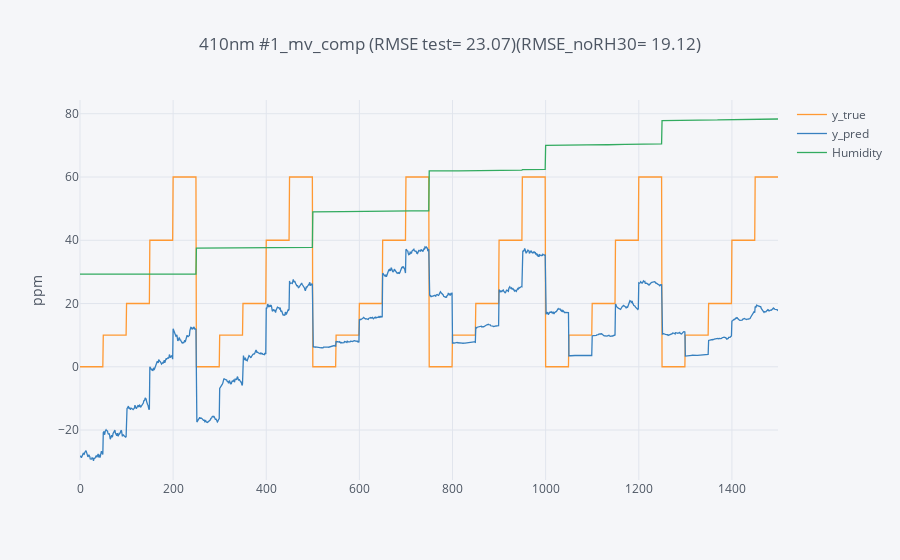
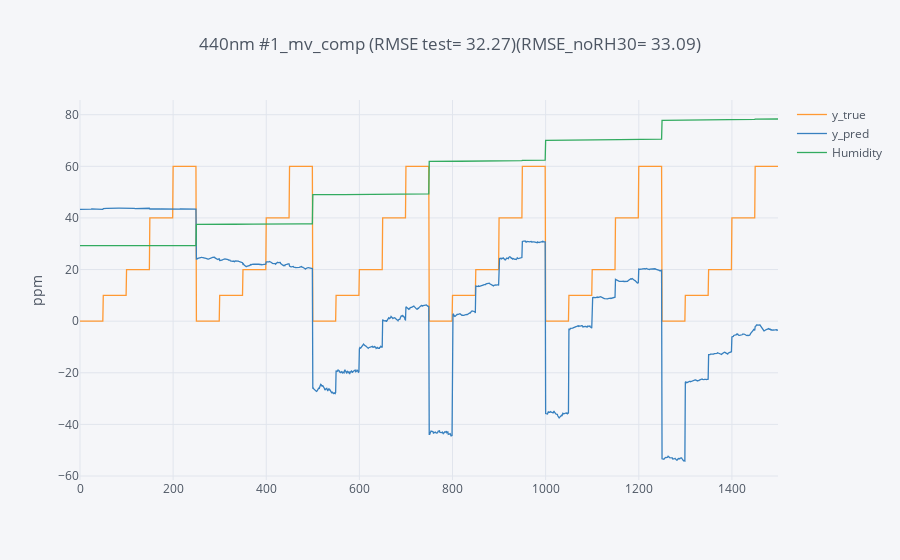
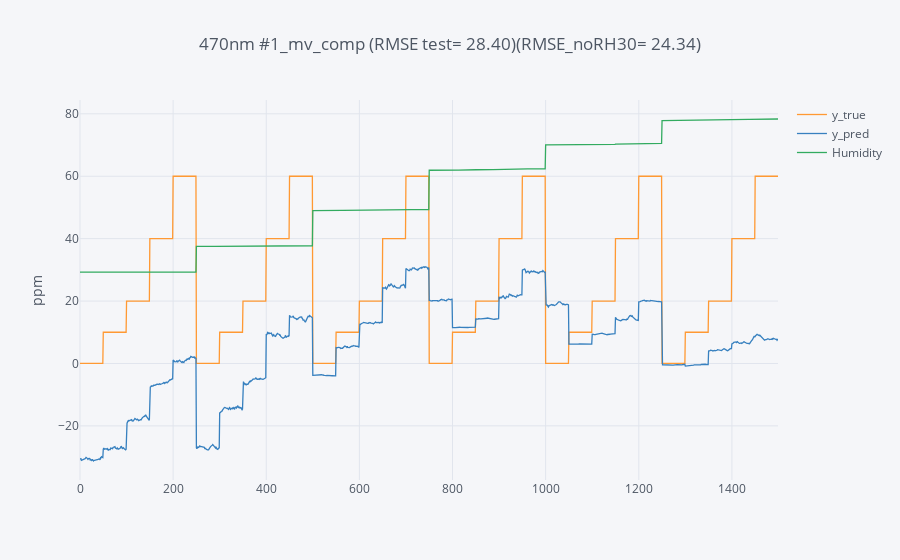
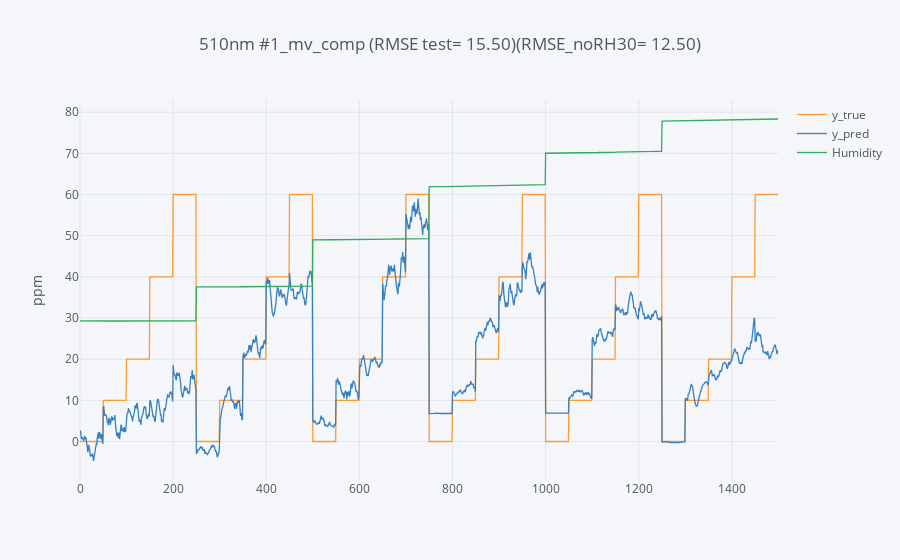

Notebook code cell kept with these figures, in order:
### Markdown cell above
### Ridge regression

### Code cell
loss_list = []
loss_each_step_list = []
for i in channels:
    ridge = modeling(channel=i,
                      x_train=x_train, 
                      y_train=y_train, 
                      x_test=x_test, 
                      y_test=y_test, 
                      model_name=Ridge(alpha=10), 
                      degree=3,
                      step=step,
                      output_modify=1,
                      asImage=True)
    pred, loss = ridge.regression()
    loss_list.append(loss)
#     ridge.loss()
    loss_each_step = ridge.loss_each_step()
    loss_each_step_list.append(loss_each_step)
    ridge.loss_noRH30()
    ridge.plot()
#     ridge.coef()

# plot each channel RMSE in different RH 
df_loss_each_step = pd.DataFrame(index=channels, columns=humidity_step, data=loss_each_step_list)
df_loss_each_step.iplot(kind='bar', yTitle='RMSE', title='RMSE in different RH', barmode='stack')
df_loss_each_step.to_csv('RMSE_in_different_RH.csv')

# plot each channel average RMSE 
df_loss = pd.DataFrame(index=channels, data=loss_list, columns=['RMSE test'])
df_loss.iplot(kind='bar', yTitle='RMSE', title='RMSE test')
df_loss.to_csv('RMSE_test_average.csv')

### Figure 1 — Plotly figure (JSON) as saved in the notebook; plotly's stock layout.template omitted (floating-point values rounded to 4 significant figures; data arrays with more than 128 entries replaced by an {"elided": "..."} marker saying what was removed)
{"data": [{"line": {"color": "rgba(255, 153, 51, 1.0)", "dash": "solid", "shape": "linear", "width": 1.3}, "mode": "lines", "name": "y_true", "text": "", "type": "scatter", "uid": "ef839fc1-7ac7-47e5-acf8-e520b3cc998b", "x": {"elided": "1500 int values"}, "y": {"elided": "1500 int values"}}, {"line": {"color": "rgba(55, 128, 191, 1.0)", "dash": "solid", "shape": "linear", "width": 1.3}, "mode": "lines", "name": "y_pred", "text": "", "type": "scatter", "uid": "a6623808-fd7e-441a-90c0-d0f0154dfc40", "x": {"elided": "1500 int values"}, "y": {"elided": "1500 float values"}}, {"line": {"color": "rgba(50, 171, 96, 1.0)", "dash": "solid", "shape": "linear", "width": 1.3}, "mode": "lines", "name": "Humidity", "text": "", "type": "scatter", "uid": "8f0c54d6-8cb9-4d34-9b0f-b1a3863fa416", "x": {"elided": "1500 int values"}, "y": {"elided": "1500 float values"}}], "layout": {"legend": {"bgcolor": "#F5F6F9", "font": {"color": "#4D5663"}}, "paper_bgcolor": "#F5F6F9", "plot_bgcolor": "#F5F6F9", "title": {"font": {"color": "#4D5663"}, "text": "410nm #1_mv_comp (RMSE test= 23.07)(RMSE_noRH30= 19.12)"}, "xaxis": {"gridcolor": "#E1E5ED", "showgrid": true, "tickfont": {"color": "#4D5663"}, "title": {"font": {"color": "#4D5663"}, "text": ""}, "zerolinecolor": "#E1E5ED"}, "yaxis": {"gridcolor": "#E1E5ED", "showgrid": true, "tickfont": {"color": "#4D5663"}, "title": {"font": {"color": "#4D5663"}, "text": "ppm"}, "zerolinecolor": "#E1E5ED"}}}

### Figure 2 — Plotly figure (JSON) as saved in the notebook; plotly's stock layout.template omitted (floating-point values rounded to 4 significant figures; data arrays with more than 128 entries replaced by an {"elided": "..."} marker saying what was removed)
{"data": [{"line": {"color": "rgba(255, 153, 51, 1.0)", "dash": "solid", "shape": "linear", "width": 1.3}, "mode": "lines", "name": "y_true", "text": "", "type": "scatter", "uid": "c85c5d15-cbc0-4bb3-93f4-9450475d8ea9", "x": {"elided": "1500 int values"}, "y": {"elided": "1500 int values"}}, {"line": {"color": "rgba(55, 128, 191, 1.0)", "dash": "solid", "shape": "linear", "width": 1.3}, "mode": "lines", "name": "y_pred", "text": "", "type": "scatter", "uid": "379cb192-fb42-437f-9fbe-94009add6086", "x": {"elided": "1500 int values"}, "y": {"elided": "1500 float values"}}, {"line": {"color": "rgba(50, 171, 96, 1.0)", "dash": "solid", "shape": "linear", "width": 1.3}, "mode": "lines", "name": "Humidity", "text": "", "type": "scatter", "uid": "98b1ed5a-15e3-4f57-9d56-c9e06d1e741f", "x": {"elided": "1500 int values"}, "y": {"elided": "1500 float values"}}], "layout": {"legend": {"bgcolor": "#F5F6F9", "font": {"color": "#4D5663"}}, "paper_bgcolor": "#F5F6F9", "plot_bgcolor": "#F5F6F9", "title": {"font": {"color": "#4D5663"}, "text": "440nm #1_mv_comp (RMSE test= 32.27)(RMSE_noRH30= 33.09)"}, "xaxis": {"gridcolor": "#E1E5ED", "showgrid": true, "tickfont": {"color": "#4D5663"}, "title": {"font": {"color": "#4D5663"}, "text": ""}, "zerolinecolor": "#E1E5ED"}, "yaxis": {"gridcolor": "#E1E5ED", "showgrid": true, "tickfont": {"color": "#4D5663"}, "title": {"font": {"color": "#4D5663"}, "text": "ppm"}, "zerolinecolor": "#E1E5ED"}}}

### Figure 3 — Plotly figure (JSON) as saved in the notebook; plotly's stock layout.template omitted (floating-point values rounded to 4 significant figures; data arrays with more than 128 entries replaced by an {"elided": "..."} marker saying what was removed)
{"data": [{"line": {"color": "rgba(255, 153, 51, 1.0)", "dash": "solid", "shape": "linear", "width": 1.3}, "mode": "lines", "name": "y_true", "text": "", "type": "scatter", "uid": "87700869-03f0-489a-9b64-9aff627fe541", "x": {"elided": "1500 int values"}, "y": {"elided": "1500 int values"}}, {"line": {"color": "rgba(55, 128, 191, 1.0)", "dash": "solid", "shape": "linear", "width": 1.3}, "mode": "lines", "name": "y_pred", "text": "", "type": "scatter", "uid": "e9163c82-6234-44a6-966d-a9621ce41ab0", "x": {"elided": "1500 int values"}, "y": {"elided": "1500 float values"}}, {"line": {"color": "rgba(50, 171, 96, 1.0)", "dash": "solid", "shape": "linear", "width": 1.3}, "mode": "lines", "name": "Humidity", "text": "", "type": "scatter", "uid": "b501532d-86f2-430b-bfcd-e094c8544593", "x": {"elided": "1500 int values"}, "y": {"elided": "1500 float values"}}], "layout": {"legend": {"bgcolor": "#F5F6F9", "font": {"color": "#4D5663"}}, "paper_bgcolor": "#F5F6F9", "plot_bgcolor": "#F5F6F9", "title": {"font": {"color": "#4D5663"}, "text": "470nm #1_mv_comp (RMSE test= 28.40)(RMSE_noRH30= 24.34)"}, "xaxis": {"gridcolor": "#E1E5ED", "showgrid": true, "tickfont": {"color": "#4D5663"}, "title": {"font": {"color": "#4D5663"}, "text": ""}, "zerolinecolor": "#E1E5ED"}, "yaxis": {"gridcolor": "#E1E5ED", "showgrid": true, "tickfont": {"color": "#4D5663"}, "title": {"font": {"color": "#4D5663"}, "text": "ppm"}, "zerolinecolor": "#E1E5ED"}}}

### Figure 4 — Plotly figure (JSON) as saved in the notebook; plotly's stock layout.template omitted (floating-point values rounded to 4 significant figures; data arrays with more than 128 entries replaced by an {"elided": "..."} marker saying what was removed)
{"data": [{"line": {"color": "rgba(255, 153, 51, 1.0)", "dash": "solid", "shape": "linear", "width": 1.3}, "mode": "lines", "name": "y_true", "text": "", "type": "scatter", "uid": "4e976042-cf4f-4805-baed-1e435b9ef43f", "x": {"elided": "1500 int values"}, "y": {"elided": "1500 int values"}}, {"line": {"color": "rgba(55, 128, 191, 1.0)", "dash": "solid", "shape": "linear", "width": 1.3}, "mode": "lines", "name": "y_pred", "text": "", "type": "scatter", "uid": "cb42ee99-b70b-44c7-9521-60ccbc44a6d1", "x": {"elided": "1500 int values"}, "y": {"elided": "1500 float values"}}, {"line": {"color": "rgba(50, 171, 96, 1.0)", "dash": "solid", "shape": "linear", "width": 1.3}, "mode": "lines", "name": "Humidity", "text": "", "type": "scatter", "uid": "84cf848a-d446-45fb-abb4-c60d401c2da3", "x": {"elided": "1500 int values"}, "y": {"elided": "1500 float values"}}], "layout": {"legend": {"bgcolor": "#F5F6F9", "font": {"color": "#4D5663"}}, "paper_bgcolor": "#F5F6F9", "plot_bgcolor": "#F5F6F9", "title": {"font": {"color": "#4D5663"}, "text": "510nm #1_mv_comp (RMSE test= 15.50)(RMSE_noRH30= 12.50)"}, "xaxis": {"gridcolor": "#E1E5ED", "showgrid": true, "tickfont": {"color": "#4D5663"}, "title": {"font": {"color": "#4D5663"}, "text": ""}, "zerolinecolor": "#E1E5ED"}, "yaxis": {"gridcolor": "#E1E5ED", "showgrid": true, "tickfont": {"color": "#4D5663"}, "title": {"font": {"color": "#4D5663"}, "text": "ppm"}, "zerolinecolor": "#E1E5ED"}}}
